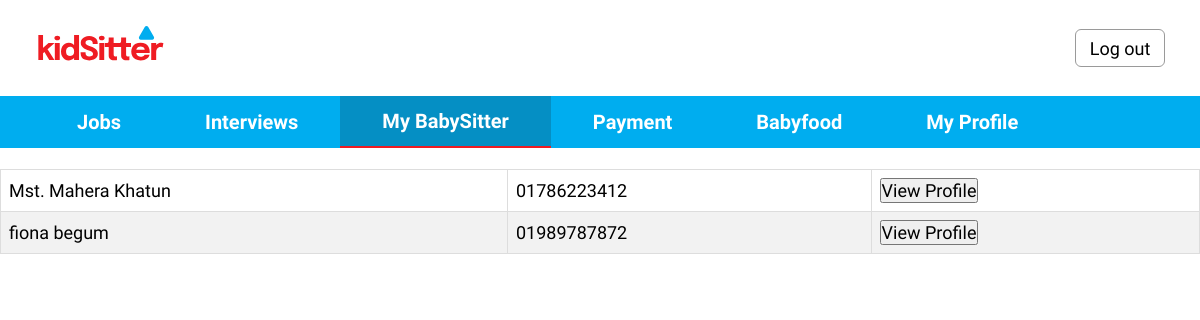
/mybabysitter.php, run on an earlier commit of the app's database.
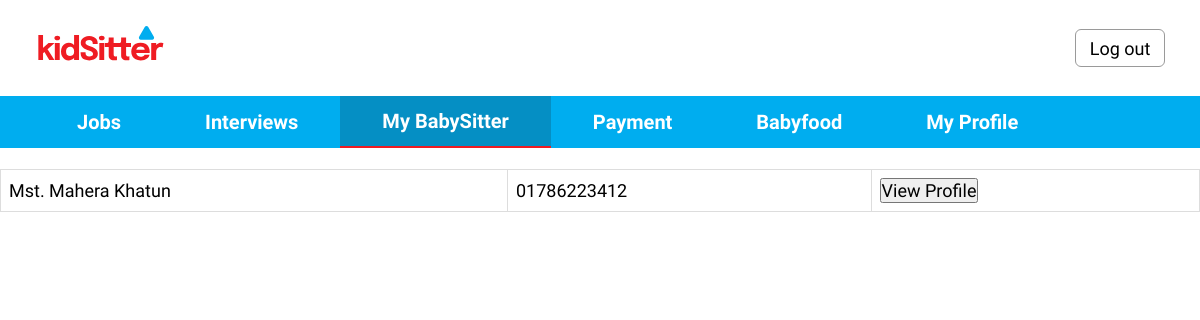
And on a later commit of the database.
### tables this page shows
CREATE TABLE `interviews` (
  `interview_no` int(11) NOT NULL,
  `job_id` int(11) DEFAULT NULL,
  `sitter_id` int(11) DEFAULT NULL,
  `client_id` int(11) DEFAULT NULL,
  `date` varchar(255) DEFAULT NULL,
  `time` varchar(255) DEFAULT NULL,
  `link` varchar(40) DEFAULT NULL,
  `status` int(1) DEFAULT NULL
);

CREATE TABLE `sitter` (
  `sitter_id` int(11) NOT NULL,
  `user_id` int(11) DEFAULT NULL,
  `approve` varchar(20) DEFAULT NULL,
  `license_nmbr` varchar(100) DEFAULT NULL,
  `phone_nmbr` varchar(11) DEFAULT NULL,
  `experience` varchar(100) DEFAULT NULL,
  `expertise` longtext DEFAULT NULL,
  `sitter_name` varchar(20) DEFAULT NULL,
  `sitter_address` varchar(200) DEFAULT NULL
);

### mybabysitter.php (the view, shortened to what this page needs)
<?php
    $client_id = 2;
    $connect = mysqli_connect( HOST, USER, PASS, DB )
		or die("Can not connect");
    $results = mysqli_query( $connect, "SELECT * FROM interviews INNER JOIN sitter ON interviews.sitter_id = sitter.sitter_id  where interviews.client_id = $client_id AND interviews.status=1")
		or die("Can not execute query");
?>
<!DOCTYPE html>
<html lang="en">
<head>
    <link rel="stylesheet" href="./css/navbar.css">
    <link rel="stylesheet" href="./css/jobs_body.css">
</head>
<body>
    <div class="topbar">
        <div class="logo">
            <img src="./img/logo.svg" alt="">
        </div>
        <button>Log out</button>
    </div>
    <div class="navbg">
        <div class="nav">
            <a class="link flex-center" href="./home.php">Jobs</a>
            <a class="link flex-center" href="./interview.php">Interviews</a>
            <a class="link link-active flex-center" href="#">My BabySitter</a>
            <a class="link flex-center" href="#">Payment</a>
            <a class="link flex-center" href="#">Babyfood</a>
            <a class="link flex-center">My Profile</a>
        </div>
    </div>
    <br>
    <table class="table">
    <?php
            while( $rows = mysqli_fetch_array( $results ) ) {
                extract($rows);
    ?>
        <tr>
            <td><?php echo "$sitter_name <span style='display:none' id='s_id'>$sitter_id</span>";?></td>
            <td><?php echo "$phone_nmbr"?></td>
            <td>
                <button id="view">View Profile</button>
            </td>
        </tr>
    <?php } ?>
    </table>

What changed in the data, as far as the page shows it:
no longer on this page (row edited): interviews: sitter.sitter_name "fiona begum", sitter.phone_nmbr "01989787872"
